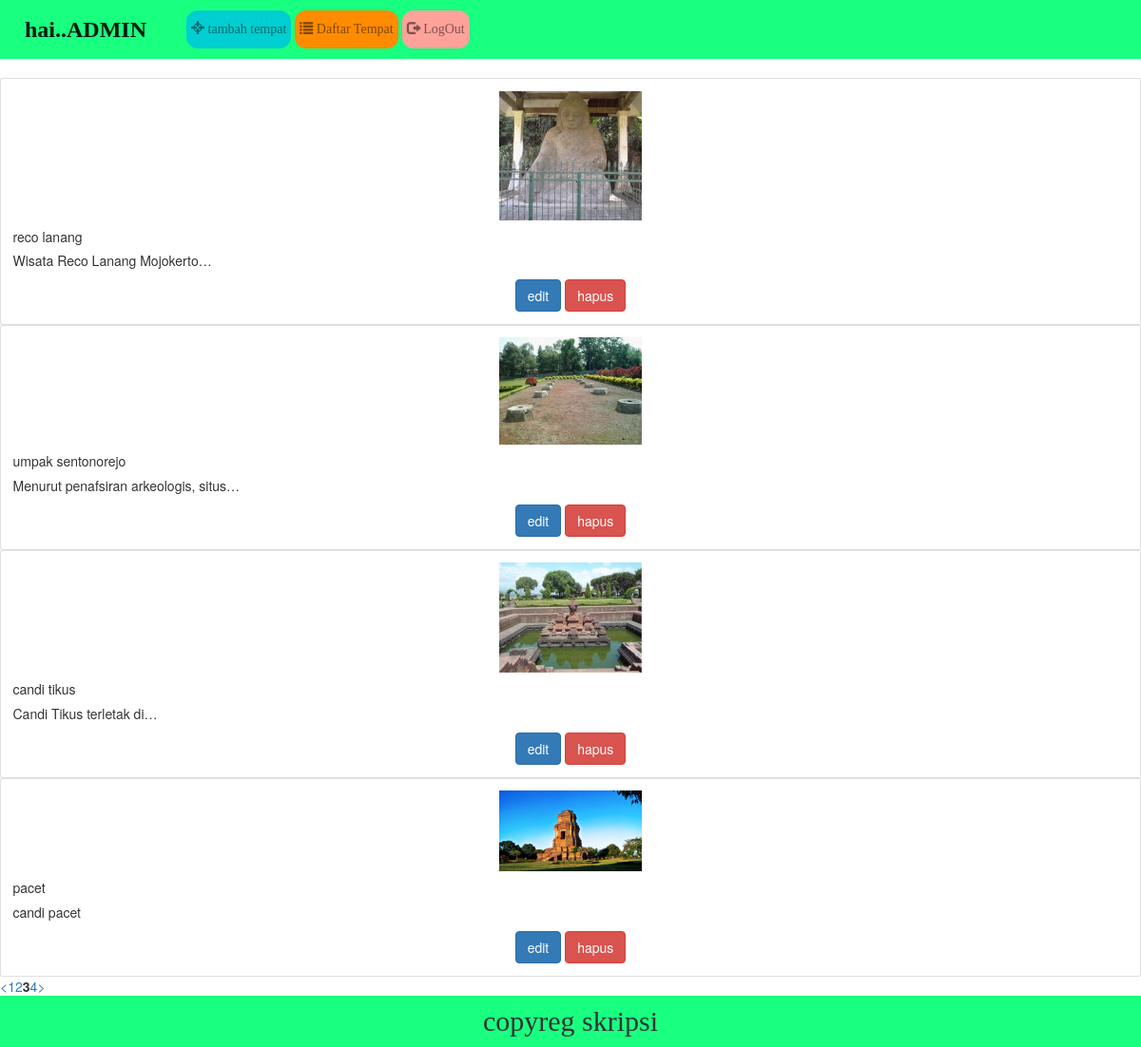
The app's page /index.php/TempatWisataCont/index/8 with its own data.
### tables this page shows
CREATE TABLE `tempatwisata` (
  `id` int(11) NOT NULL,
  `foto` varchar(255) NOT NULL,
  `nama` varchar(30) NOT NULL,
  `penjelasan` varchar(800) NOT NULL,
  `jambuka` time NOT NULL,
  `tiket` varchar(20) NOT NULL,
  `lat` double NOT NULL,
  `longg` double NOT NULL,
  `kategori` varchar(50) NOT NULL,
  `idKec` int(11) NOT NULL
);

### application/controllers/TempatWisataCont.php (called while the page is built, shortened)
<?php
class TempatWisataCont extends CI_Controller {
	function __construct(){
				$this->load->helper('url','date','form','text');
				$this->load->library('form_validation');
				$this->load->model(array('TempatModel'));
		}
		public function index(){
			$this->load->helper('text');
 		 $this->load->model('TempatModel');
		 $this->load->library('pagination');
		 $config['per_page'] = 4;
		 $from = $this->uri->segment(3);
			$data["data_tempat"]=$this->TempatModel->data($config['per_page'],$from);
			$this->load->view('crudTempat/List_View', $data);
 			 }
}

### index.php (called while the page is built, shortened)
<?php
require_once BASEPATH.'core/CodeIgniter.php';

### application/models/TempatModel.php (called while the page is built, shortened)
<?php
class TempatModel extends CI_Model
{
  function data($number,$offset){
  return $query = $this->db->get('tempatwisata',$number,$offset)->result();
}
}
 ?>

### application/views/crudTempat/List_View.php (the view, shortened to what this page needs)
<!DOCTYPE html>
<html lang="en" dir="ltr">
  <head>
  </head>
  <body>
      <?php
        foreach ($data_tempat as $key) { ?>
        <div class="card">
          <div class="card-body">
            <div>
            <div class="" align="center">
              <img src=<?=base_url("assets/upload")."/".$key->foto?>>
            </div>
            <h5 class="card-title"><?php echo $key->nama; ?></h5>
            <p class="card-text"><?php echo word_limiter ($key->penjelasan,4); ?></p>
            <div class="" align="center">
              <a href="<?=site_url()?>/TempatWisataCont/Update/<?php echo $key->id ?>" type="Button" align="center" class="btn btn-primary" align="center">edit</a>
              <a href="<?=site_url()?>/TempatWisataCont/hapus/<?php echo $key->id ?>" type="Button" class="btn btn-danger" align="center">hapus</a>
            </div>
          </div>
          </div>
        </div>
        <?php } ?>
        <?php
    echo $this->pagination->create_links();
    ?>
  </body>
</html>

### application/views/crudTempat/List_View.php (style rules this page uses)
html, body { height: 100%; margin: 0; padding:0; }

### records on screen
tempatwisata: foto (picture), nama "reco lanang", penjelasan "Wisata Reco Lanang Mojokerto…"
tempatwisata: foto (picture), nama "umpak sentonorejo", penjelasan "Menurut penafsiran arkeologis, situs…"
tempatwisata: foto (picture), nama "candi tikus", penjelasan "Candi Tikus terletak di…"
tempatwisata: foto (picture), nama "pacet", penjelasan "candi pacet"

### other values on screen
$this->pagination->create_links() "< 1 2 3 4 >"
